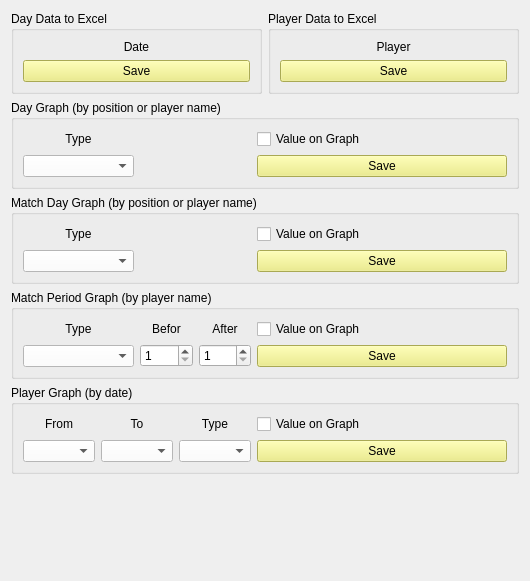
     <widget class="QWidget" name="tabSave">
      <attribute name="title">
       <string>Save</string>
      </attribute>
      <layout class="QVBoxLayout" name="verticalLayout_17">
       <item>
        <layout class="QHBoxLayout" name="horizontalLayout_6">
         <item>
          <widget class="QGroupBox" name="groupDay2Excel">
           <property name="title">
            <string>Day Data to Excel</string>
           </property>
           <layout class="QVBoxLayout" name="verticalLayout_16">
            <item>
             <widget class="QLabel" name="labelSaveDay">
              <property name="maximumSize">
               <size>
                <width>16777215</width>
                <height>50</height>
               </size>
              </property>
              <property name="text">
               <string>Date</string>
              </property>
              <property name="alignment">
               <set>Qt::AlignCenter</set>
              </property>
             </widget>
            </item>
            <item>
             <widget class="QPushButton" name="pushButtonAllDaySave">
              <property name="styleSheet">
               <string notr="true">background-color: rgb(236, 236, 117);</string>
              </property>
              <property name="text">
               <string>Save</string>
              </property>
             </widget>
            </item>
           </layout>
          </widget>
         </item>
         <item>
          <widget class="QGroupBox" name="groupPlayer2Excel">
           <property name="title">
            <string>Player Data to Excel</string>
           </property>
           <layout class="QVBoxLayout" name="verticalLayout_7">
            <item>
             <widget class="QLabel" name="labelSavePlayer">
              <property name="maximumSize">
               <size>
                <width>16777215</width>
                <height>50</height>
               </size>
              </property>
              <property name="text">
               <string>Player</string>
              </property>
              <property name="alignment">
               <set>Qt::AlignCenter</set>
              </property>
             </widget>
            </item>
            <item>
             <widget class="QPushButton" name="pushButtonAllPlayerSave">
              <property name="styleSheet">
               <string notr="true">background-color: rgb(236, 236, 117);</string>
              </property>
              <property name="text">
               <string>Save</string>
              </property>
             </widget>
            </item>
           </layout>
          </widget>
         </item>
        </layout>
       </item>
       <item>
        <widget class="QGroupBox" name="groupDGraph2Img">
         <property name="minimumSize">
          <size>
           <width>0</width>
           <height>0</height>
          </size>
         </property>
         <property name="title">
          <string>Day Graph (by position or player name)</string>
         </property>
         <layout class="QHBoxLayout" name="horizontalLayout_4">
          <item>
           <layout class="QVBoxLayout" name="verticalLayout_24">
            <item>
             <widget class="QLabel" name="labelDGraphType">
              <property name="maximumSize">
               <size>
                <width>16777215</width>
                <height>50</height>
               </size>
              </property>
              <property name="text">
               <string>Type</string>
              </property>
              <property name="alignment">
               <set>Qt::AlignCenter</set>
              </property>
             </widget>
            </item>
            <item>
             <widget class="QComboBox" name="comboSaveDtypeGraph">
              <property name="styleSheet">
               <string notr="true">background-color: rgb(255, 255, 255);</string>
              </property>
             </widget>
            </item>
           </layout>
          </item>
          <item>
           <layout class="QVBoxLayout" name="verticalLayout_23">
            <item>
             <widget class="QLabel" name="labelSaveDate">
              <property name="maximumSize">
               <size>
                <width>16777215</width>
                <height>50</height>
               </size>
              </property>
              <property name="text">
               <string/>
              </property>
              <property name="alignment">
               <set>Qt::AlignCenter</set>
              </property>
             </widget>
            </item>
           </layout>
          </item>
          <item>
           <layout class="QVBoxLayout" name="verticalLayout_25">
            <item>
             <widget class="QCheckBox" name="checkVDG">
              <property name="minimumSize">
               <size>
                <width>250</width>
                <height>0</height>
               </size>
              </property>
              <property name="maximumSize">
               <size>
                <width>250</width>
                <height>50</height>
               </size>
              </property>
              <property name="text">
               <string>Value on Graph</string>
              </property>
             </widget>
            </item>
            <item>
             <widget class="QPushButton" name="pushButtonDtypeGraphSave">
              <property name="minimumSize">
               <size>
                <width>250</width>
                <height>0</height>
               </size>
              </property>
              <property name="maximumSize">
               <size>
                <width>250</width>
                <height>16777215</height>
               </size>
              </property>
              <property name="styleSheet">
               <string notr="true">background-color: rgb(236, 236, 117);</string>
              </property>
              <property name="text">
               <string>Save</string>
              </property>
             </widget>
            </item>
           </layout>
          </item>
         </layout>
        </widget>
       </item>
       <item>
        <widget class="QGroupBox" name="groupBox_2">
         <property name="minimumSize">
          <size>
           <width>0</width>
           <height>50</height>
          </size>
         </property>
         <property name="title">
          <string>Match Day Graph (by position or player name)</string>
         </property>
         <layout class="QHBoxLayout" name="horizontalLayout_10">
          <item>
           <layout class="QVBoxLayout" name="verticalLayout_33">
            <item>
             <widget class="QLabel" name="label_7">
              <property name="text">
               <string>Type</string>
              </property>
              <property name="alignment">
               <set>Qt::AlignCenter</set>
              </property>
             </widget>
            </item>
            <item>
             <widget class="QComboBox" name="comboSaveMtypeGraph">
              <property name="styleSheet">
               <string notr="true">background-color: rgb(255, 255, 255);</string>
              </property>
             </widget>
            </item>
           </layout>
          </item>
          <item>
           <layout class="QVBoxLayout" name="verticalLayout_31">
            <item>
             <widget class="QLabel" name="label_6">
              <property name="text">
               <string/>
              </property>
             </widget>
            </item>
           </layout>
          </item>
          <item>
           <layout class="QVBoxLayout" name="verticalLayout_34">
            <item>
             <widget class="QCheckBox" name="checkVMG">
              <property name="text">
               <string>Value on Graph</string>
              </property>
             </widget>
            </item>
            <item>
             <widget class="QPushButton" name="pushButtonMtypeGraphSave">
              <property name="minimumSize">
               <size>
                <width>250</width>
                <height>0</height>
               </size>
              </property>
              <property name="maximumSize">
               <size>
                <width>250</width>
                <height>16777215</height>
               </size>
              </property>
              <property name="styleSheet">
               <string notr="true">background-color: rgb(236, 236, 117);</string>
              </property>
              <property name="text">
               <string>Save</string>
              </property>
             </widget>
            </item>
           </layout>
          </item>
         </layout>
        </widget>
       </item>
       <item>
        <widget class="QGroupBox" name="groupBox_3">
         <property name="minimumSize">
          <size>
           <width>0</width>
           <height>50</height>
          </size>
         </property>
         <property name="title">
          <string>Match Period Graph (by player name)</string>
         </property>
         <layout class="QHBoxLayout" name="horizontalLayout_15">
          <item>
           <layout class="QVBoxLayout" name="verticalLayout_35">
            <item>
             <widget class="QLabel" name="label_9">
              <property name="text">
               <string>Type</string>
              </property>
              <property name="alignment">
               <set>Qt::AlignCenter</set>
              </property>
             </widget>
            </item>
            <item>
             <widget class="QComboBox" name="comboSaveMPtypeGraph">
              <property name="styleSheet">
               <string notr="true">background-color: rgb(255, 255, 255);</string>
              </property>
             </widget>
            </item>
           </layout>
          </item>
          <item>
           <layout class="QGridLayout" name="gridLayout_8">
            <item row="0" column="0">
             <widget class="QLabel" name="label_10">
              <property name="text">
               <string>Befor</string>
              </property>
              <property name="alignment">
               <set>Qt::AlignCenter</set>
              </property>
             </widget>
            </item>
            <item row="0" column="1">
             <widget class="QLabel" name="label_8">
              <property name="text">
               <string>After</string>
              </property>
              <property name="alignment">
               <set>Qt::AlignCenter</set>
              </property>
             </widget>
            </item>
            <item row="1" column="0">
             <widget class="QSpinBox" name="spinSaveMPtypeBefor">
              <property name="minimum">
               <number>1</number>
              </property>
              <property name="maximum">
               <number>14</number>
              </property>
             </widget>
            </item>
            <item row="1" column="1">
             <widget class="QSpinBox" name="spinSaveMPtypeAfter">
              <property name="minimum">
               <number>1</number>
              </property>
              <property name="maximum">
               <number>14</number>
              </property>
             </widget>
            </item>
           </layout>
          </item>
          <item>
           <layout class="QVBoxLayout" name="verticalLayout_36">
            <item>
             <widget class="QCheckBox" name="checkVMPG">
              <property name="text">
               <string>Value on Graph</string>
              </property>
             </widget>
            </item>
            <item>
             <widget class="QPushButton" name="pushButtonMPtypeGraphSave">
              <property name="minimumSize">
               <size>
                <width>250</width>
                <height>0</height>
               </size>
              </property>
              <property name="maximumSize">
               <size>
                <width>250</width>
                <height>16777215</height>
               </size>
              </property>
              <property name="styleSheet">
               <string notr="true">background-color: rgb(236, 236, 117);</string>
              </property>
              <property name="text">
               <string>Save</string>
              </property>
             </widget>
            </item>
           </layout>
          </item>
         </layout>
        </widget>
       </item>
       <item>
        <widget class="QGroupBox" name="groupPGraph2Img">
         <property name="title">
          <string>Player Graph (by date)</string>
         </property>
         <layout class="QHBoxLayout" name="horizontalLayout_8">
          <item>
           <layout class="QVBoxLayout" name="verticalLayout_11">
            <item>
             <widget class="QLabel" name="labelSaveFrom">
              <property name="maximumSize">
               <size>
                <width>16777215</width>
                <height>50</height>
               </size>
              </property>
              <property name="text">
               <string>From</string>
              </property>
              <property name="alignment">
               <set>Qt::AlignCenter</set>
              </property>
             </widget>
            </item>
            <item>
             <widget class="QComboBox" name="comboSaveFrom">
              <property name="styleSheet">
               <string notr="true">background-color: rgb(255, 255, 255);</string>
              </property>
             </widget>
            </item>
           </layout>
          </item>
          <item>
           <layout class="QVBoxLayout" name="verticalLayout_14">
            <item>
             <widget class="QLabel" name="labelSaveTo">
              <property name="maximumSize">
               <size>
                <width>16777215</width>
                <height>50</height>
               </size>
              </property>
              <property name="text">
               <string>To</string>
              </property>
              <property name="alignment">
               <set>Qt::AlignCenter</set>
              </property>
             </widget>
            </item>
            <item>
             <widget class="QComboBox" name="comboSaveTo">
              <property name="styleSheet">
               <string notr="true">background-color: rgb(255, 255, 255);</string>
              </property>
             </widget>
            </item>
           </layout>
          </item>
          <item>
           <layout class="QVBoxLayout" name="verticalLayout_12">
            <item>
             <widget class="QLabel" name="labelPGraphType">
              <property name="maximumSize">
               <size>
                <width>16777215</width>
                <height>50</height>
               </size>
              </property>
              <property name="text">
               <string>Type</string>
              </property>
              <property name="alignment">
               <set>Qt::AlignCenter</set>
              </property>
             </widget>
            </item>
            <item>
             <widget class="QComboBox" name="comboSavePtypeGraph">
              <property name="styleSheet">
               <string notr="true">background-color: rgb(255, 255, 255);</string>
              </property>
             </widget>
            </item>
           </layout>
          </item>
          <item>
           <layout class="QVBoxLayout" name="verticalLayout_18">
            <property name="sizeConstraint">
             <enum>QLayout::SetDefaultConstraint</enum>
            </property>
            <item>
             <widget class="QCheckBox" name="checkVPG">
              <property name="text">
               <string>Value on Graph</string>
              </property>
             </widget>
            </item>
            <item>
             <widget class="QPushButton" name="pushButtonPtypeGraphSave">
              <property name="minimumSize">
               <size>
                <width>250</width>
                <height>0</height>
               </size>
              </property>
              <property name="maximumSize">
               <size>
                <width>250</width>
                <height>16777215</height>
               </size>
              </property>
              <property name="styleSheet">
               <string notr="true">background-color: rgb(236, 236, 117);</string>
              </property>
              <property name="text">
               <string>Save</string>
              </property>
             </widget>
            </item>
           </layout>
          </item>
         </layout>
        </widget>
       </item>
       <item>
        <widget class="QLabel" name="labelSave">
         <property name="minimumSize">
          <size>
           <width>0</width>
           <height>50</height>
          </size>
         </property>
         <property name="styleSheet">
          <string notr="true">font: 12pt &quot;서울남산체 EB&quot;;
color: rgb(85, 0, 0);</string>
         </property>
         <property name="text">
          <string/>
         </property>
        </widget>
       </item>
       <item>
        <spacer name="verticalSpacer">
         <property name="orientation">
          <enum>Qt::Vertical</enum>
         </property>
         <property name="sizeHint" stdset="0">
          <size>
           <width>20</width>
           <height>40</height>
          </size>
         </property>
        </spacer>
       </item>
      </layout>
     </widget>
